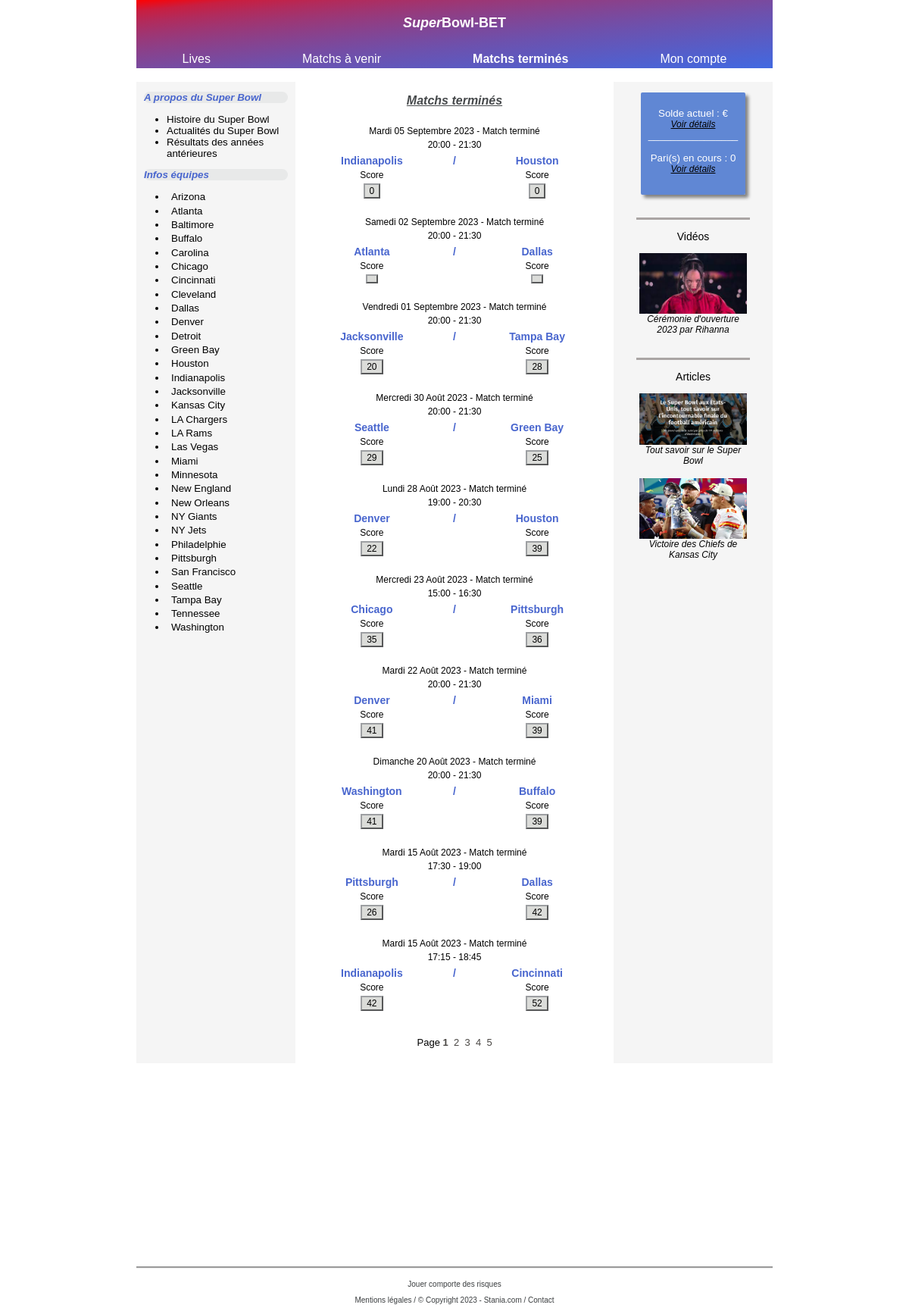
/user/matchs_over_user.php, run on the app's committed database.
### tables this page shows
CREATE TABLE `teams` (
  `team_id` int(11) NOT NULL,
  `team_name` varchar(255) NOT NULL,
  `team_winning_odds` decimal(11,2) NOT NULL,
  `player1` varchar(255) NOT NULL,
  `player2` varchar(255) NOT NULL,
  `player3` varchar(255) NOT NULL,
  `player4` varchar(255) NOT NULL,
  `player5` varchar(255) NOT NULL,
  `player6` varchar(255) NOT NULL,
  `player7` varchar(255) NOT NULL,
  `player8` varchar(255) NOT NULL,
  `player9` varchar(255) NOT NULL,
  `player10` varchar(255) NOT NULL,
  `player11` varchar(255) NOT NULL,
  `comment` text NOT NULL,
  `latest_news` text NOT NULL
);

CREATE TABLE `matchs` (
  `match_id` int(11) NOT NULL,
  `match_date` date NOT NULL,
  `start_time` time NOT NULL,
  `end_time` time NOT NULL,
  `team1_name` varchar(255) NOT NULL,
  `team2_name` varchar(255) NOT NULL,
  `match_name` varchar(255) NOT NULL,
  `match_comment` varchar(255) NOT NULL,
  `date_match_name` varchar(255) NOT NULL,
  `team1_odds` decimal(11,2) NOT NULL,
  `draw_odds` decimal(11,2) NOT NULL,
  `team2_odds` decimal(11,2) NOT NULL,
  `team1_score` int(11) DEFAULT NULL,
  `team2_score` int(11) DEFAULT NULL,
  `team_winning_name` varchar(255) DEFAULT NULL,
  `match_status` varchar(255) NOT NULL,
  `admin_status` varchar(255) NOT NULL
);

### user/matchs_over_user.php (the view, shortened to what the rows shown need)
<?php require_once "../templates/header_home_norefresh.php"; ?>
<br>
      <section class="container_matchs">
         <div class="aside_left">
            <?php include_once "../templates/aside_left_content.php"; ?>
         </div>
         <div class="table_equipe">
            <div class="sous_table">
               <br>
               <?php
               try {
                  require "../constants/pdo.php";
                  $statement = $pdo->query('SELECT * FROM matchs WHERE match_status = "terminé" ORDER BY match_date ASC, start_time ASC', PDO::FETCH_ASSOC);
                  $nbmatch = $statement->fetchAll();
                  $count = count($nbmatch);
                  $itemsPerPage = 10;
                  $nbPages = ceil($count / $itemsPerPage);
                  if ($count < 10) {
                     foreach ($pdo->query('SELECT * FROM matchs WHERE match_status = "terminé" ORDER BY match_date DESC, start_time DESC', PDO::FETCH_ASSOC) as $match_name) {
                        $date =  $match_name['match_date'];
                        $dateUS = DateTime::createFromFormat('Y-m-d', $date);
                        $dateUSfull = date_format($dateUS, 'l d F Y');
                        $dateFRday = str_replace(['Monday', 'Tuesday', 'Wednesday', 'Thursday', 'Friday', 'Saturday', 'Sunday'], ['Lundi', 'Mardi', 'Mercredi', 'Jeudi', 'Vendredi', 'Samedi', 'Dimanche'], $dateUSfull);
                        $match_dateFR = str_replace(['January', 'February', 'March', 'April', 'May', 'June', 'July', 'August', 'September', 'October', 'November', 'December'], ['Janvier', 'Février', 'Mars', 'Avril', 'Mai', 'Juin', 'Juillet', 'Août', 'Septembre', 'Octobre', 'Novembre', 'Décembre'], $dateFRday);
               ?>
                        <div>
                           <table width="100%">
                              <tr width="100%">
                                 <td class="display_td">
                                    <?php echo $match_dateFR . ' - ' . 'Match' . ' ' . $match_name['match_status']; ?>
                                 </td>
                              </tr>
                              <tr width="100%">
                                 <td class="display_td">
                                    <?php echo substr($match_name['start_time'], 0, -3) . ' - ' . substr($match_name['end_time'], 0, -3); ?>
                                 </td>
                              </tr>
                           </table>
                        </div>
                        <div>
                           <table width="100%">
                              <tr>
                                 <td class="display_teamname" width="48%">
                                    <?php echo $match_name['team1_name']; ?>
                                 </td>
                                 <td class="display_teamname" width="4%">
                                    /
                                 </td>
                                 <td class="display_teamname" width="48%">
                                    <?php echo $match_name['team2_name']; ?>
                                 </td>
                              </tr>
                              <tr>
                                 <td class="display_betnumber" width="48%">
                                    Score
                                 </td>
                                 <td class="display_betnumber" width="4%">
                                 </td>
                                 <td class="display_betnumber" width="48%">
                                    Score
                                 </td>
                              </tr>
                              <tr>
                                 <td align="center" width="48%">
                                    <button class="button_score"><?php echo $match_name['team1_score']; ?></button>
                                 </td>
                                 <td align="center" width="4%">
                                 </td>
                                 <td align="center" width="48%">
                                    <button class="button_score"><?php echo $match_name['team2_score']; ?></button>
                                 </td>
                              </tr>
                           </table>
                        </div>
                        <br>
                        <?php }
                  } else {
                     if (isset($_GET["page"])) {
                        $currentPage = $_GET["page"];
                        $limitX = ($currentPage * $itemsPerPage) - 10;
                        $limitY = $itemsPerPage - 1;
                        foreach ($pdo->query('SELECT * FROM matchs WHERE match_status = "terminé" ORDER BY match_date DESC, start_time DESC LIMIT ' . $limitX . ', ' . $limitY . '', PDO::FETCH_ASSOC) as $match_name) {
                           $date =  $match_name['match_date'];
                           $dateUS = DateTime::createFromFormat('Y-m-d', $date);
                           $dateUSfull = date_format($dateUS, 'l d F Y');
                           $dateFRday = str_replace(['Monday', 'Tuesday', 'Wednesday', 'Thursday', 'Friday', 'Saturday', 'Sunday'], ['Lundi', 'Mardi', 'Mercredi', 'Jeudi', 'Vendredi', 'Samedi', 'Dimanche'], $dateUSfull);
                           $match_dateFR = str_replace(['January', 'February', 'March', 'April', 'May', 'June', 'July', 'August', 'September', 'October', 'November', 'December'], ['Janvier', 'Février', 'Mars', 'Avril', 'Mai', 'Juin', 'Juillet', 'Août', 'Septembre', 'Octobre', 'Novembre', 'Décembre'], $dateFRday);
                        ?>
                           <div>
                              <table width="100%">
                                 <tr width="100%">
                                    <td class="display_td">
                                       <?php echo $match_dateFR . ' - ' . 'Match' . ' ' . $match_name['match_status']; ?>
                                    </td>
                                 </tr>
                                 <tr width="100%">
                                    <td class="display_td">
                                       <?php echo substr($match_name['start_time'], 0, -3) . ' - ' . substr($match_name['end_time'], 0, -3); ?>
                                    </td>
                                 </tr>
                              </table>
                           </div>
                           <div>
                              <table width="100%">
                                 <tr>
                                    <td class="display_teamname" width="48%">
                                       <?php echo $match_name['team1_name']; ?>
                                    </td>
                                    <td class="display_teamname" width="4%">
                                       /
                                    </td>
                                    <td class="display_teamname" width="48%">
                                       <?php echo $match_name['team2_name']; ?>
                                    </td>
                                 </tr>
                                 <tr>
                                    <td class="display_betnumber" width="48%">
                                       Score
                                    </td>
                                    <td class="display_betnumber" width="4%">
                                    </td>
                                    <td class="display_betnumber" width="48%">
                                       Score
                                    </td>
                                 </tr>
                                 <tr>
                                    <td align="center" width="48%">
                                       <button class="button_score"><?php echo $match_name['team1_score']; ?></button>
                                    </td>
                                    <td align="center" width="4%">
                                    </td>
                                    <td align="center" width="48%">
                                       <button class="button_score"><?php echo $match_name['team2_score']; ?></button>
                                    </td>
                                 </tr>
                              </table>
                           </div>
                           <br>
                        <?php } ?>
                        <ul class="pages_li">
                           <li>
                              Page <a class="pages_liens <?php if (!isset($currentPage)) {echo 'bold';} ?>" href="matchs_over_user.php">1 &nbsp</a>
                           </li>
                           <?php
                           for ($i = 2; $i <= $nbPages; $i++) { ?>
                              <li class="<?php if (htmlentities($currentPage) == $i) {echo 'bold';} ?>">
                                 <a class="pages_liens" href='matchs_over_user.php?page=<?php echo $i; ?>'><?php echo $i; ?> &nbsp</a>
                              </li>
                           <?php } ?>
                           <li>&nbsp &nbsp &nbsp &nbsp &nbsp</li> <?php
                           echo '</ul>';
                           echo '<br>';
                        } else {
                           foreach ($pdo->query('SELECT * FROM matchs WHERE match_status = "terminé" ORDER BY match_date DESC, start_time DESC LIMIT 0, 10', PDO::FETCH_ASSOC) as $match_name) {
                              $date =  $match_name['match_date'];
                              $dateUS = DateTime::createFromFormat('Y-m-d', $date);
                              $dateUSfull = date_format($dateUS, 'l d F Y');
                              $dateFRday = str_replace(['Monday', 'Tuesday', 'Wednesday', 'Thursday', 'Friday', 'Saturday', 'Sunday'], ['Lundi', 'Mardi', 'Mercredi', 'Jeudi', 'Vendredi', 'Samedi', 'Dimanche'], $dateUSfull);
                              $match_dateFR = str_replace(['January', 'February', 'March', 'April', 'May', 'June', 'July', 'August', 'September', 'October', 'November', 'December'], ['Janvier', 'Février', 'Mars', 'Avril', 'Mai', 'Juin', 'Juillet', 'Août', 'Septembre', 'Octobre', 'Novembre', 'Décembre'], $dateFRday);
                           ?>
                              <div>
                                 <table width="100%">
                                    <tr width="100%">
                                       <td class="display_td">
                                          <?php echo $match_dateFR . ' - ' . 'Match' . ' ' . $match_name['match_status']; ?>
                                       </td>
                                    </tr>
                                    <tr width="100%">
                                       <td class="display_td">
                                          <?php echo substr($match_name['start_time'], 0, -3) . ' - ' . substr($match_name['end_time'], 0, -3); ?>
                                       </td>
                                    </tr>
                                 </table>
                              </div>
                              <div>
                                 <table width="100%">
                                    <tr>
                                       <td class="display_teamname" width="48%">
                                          <?php echo $match_name['team1_name']; ?>
                                       </td>
                                       <td class="display_teamname" width="4%">
                                          /
                                       </td>
                                       <td class="display_teamname" width="48%">
                                          <?php echo $match_name['team2_name']; ?>
                                       </td>
                                    </tr>
                                    <tr>
                                       <td class="display_betnumber" width="48%">
                                          Score
                                       </td>
                                       <td class="display_betnumber" width="4%">
                                       </td>
                                       <td class="display_betnumber" width="48%">
                                          Score
                                       </td>
                                    </tr>
                                    <tr>
                                       <td align="center" width="48%">
                                          <button class="button_score"><?php echo $match_name['team1_score']; ?></button>
                                       </td>
                                       <td align="center" width="4%">
                                       </td>
                                       <td align="center" width="48%">
                                          <button class="button_score"><?php echo $match_name['team2_score']; ?></button>
                                       </td>
                                    </tr>
                                 </table>
                              </div>
                              <br>
                           <?php } ?>
                           <li>&nbsp &nbsp &nbsp &nbsp &nbsp</li> <?php
                              echo '<br>';
                           }
                        }
                     } catch (PDOException $e) {
                        echo 'pb de connexion';
                     }
                              ?>
            </div>
         </div>
      </section>
      <?php require_once "../templates/footer.php"; ?>

### templates/aside_left_content.php (shortened to what the rows shown need)
<?php
try{
   require "../constants/pdo.php";
   foreach ($pdo->query('SELECT * FROM teams ORDER BY team_name ASC', PDO::FETCH_ASSOC) as $team)
   {
      ?>
      <form action="teams_info.php" method="POST">
      <ul>
         <li class="teams_list">
            <input class="button_team" type="submit" name="team_name" value="<?php echo $team['team_name']; ?>">
         </li>
      </ul>
      </form>
   <?php }
} catch (PDOException $e) {
   echo 'Accès aux données impossible';}
   ?>

### data on the page
teams: team_name "Arizona"
teams: team_name "Atlanta"
teams: team_name "Baltimore"
teams: team_name "Buffalo"
teams: team_name "Carolina"
teams: team_name "Chicago"
teams: team_name "Cincinnati"
teams: team_name "Cleveland"
teams: team_name "Dallas"
teams: team_name "Denver"
teams: team_name "Detroit"
teams: team_name "Green Bay"
teams: team_name "Houston"
teams: team_name "Indianapolis"
teams: team_name "Jacksonville"
teams: team_name "Kansas City"
teams: team_name "LA Chargers"
teams: team_name "LA Rams"
teams: team_name "Las Vegas"
teams: team_name "Miami"
teams: team_name "Minnesota"
teams: team_name "New England"
teams: team_name "New Orleans"
teams: team_name "NY Giants"
teams: team_name "NY Jets"
teams: team_name "Philadelphie"
teams: team_name "Pittsburgh"
teams: team_name "San Francisco"
teams: team_name "Seattle"
teams: team_name "Tampa Bay"
teams: team_name "Tennessee"
teams: team_name "Washington"
matchs: match_date "Mardi 05 Septembre 2023", match_status "terminé", start_time "20:00", end_time "21:30", team1_name "Indianapolis", team2_name "Houston", team1_score "0", team2_score "0"
matchs: match_date "Samedi 02 Septembre 2023", match_status "terminé", start_time "20:00", end_time "21:30", team1_name "Atlanta", team2_name "Dallas"
matchs: match_date "Vendredi 01 Septembre 2023", match_status "terminé", start_time "20:00", end_time "21:30", team1_name "Jacksonville", team2_name "Tampa Bay", team1_score "20", team2_score "28"
matchs: match_date "Mercredi 30 Août 2023", match_status "terminé", start_time "20:00", end_time "21:30", team1_name "Seattle", team2_name "Green Bay", team1_score "29", team2_score "25"
matchs: match_date "Lundi 28 Août 2023", match_status "terminé", start_time "19:00", end_time "20:30", team1_name "Denver", team2_name "Houston", team1_score "22", team2_score "39"
matchs: match_date "Mercredi 23 Août 2023", match_status "terminé", start_time "15:00", end_time "16:30", team1_name "Chicago", team2_name "Pittsburgh", team1_score "35", team2_score "36"
matchs: match_date "Mardi 22 Août 2023", match_status "terminé", start_time "20:00", end_time "21:30", team1_name "Denver", team2_name "Miami", team1_score "41", team2_score "39"
matchs: match_date "Dimanche 20 Août 2023", match_status "terminé", start_time "20:00", end_time "21:30", team1_name "Washington", team2_name "Buffalo", team1_score "41", team2_score "39"
matchs: match_date "Mardi 15 Août 2023", match_status "terminé", start_time "17:30", end_time "19:00", team1_name "Pittsburgh", team2_name "Dallas", team1_score "26", team2_score "42"
matchs: match_date "Mardi 15 Août 2023", match_status "terminé", start_time "17:15", end_time "18:45", team1_name "Indianapolis", team2_name "Cincinnati", team1_score "42", team2_score "52"

### other printed values
$count "0"
